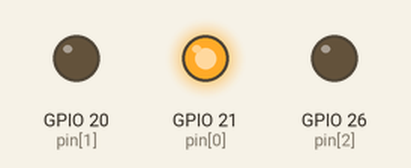
Recording of a program running on a simulated Raspberry Pi (BCM pin numbers). On the bench: output pins drawn as LEDs (lit = HIGH).

Above: at 0.5 s.
At 1.5 s:
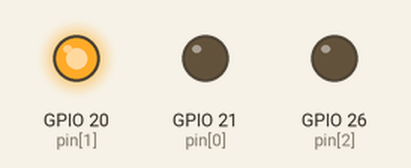
At 5.5 s:
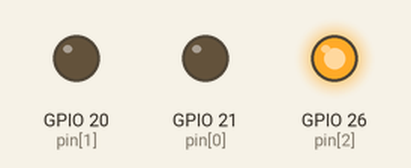
Timing chart, 0 to 6.9 s (numbered marks = the images above):
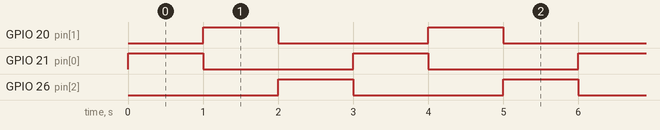

Measured:
- by itself, GPIO 20 (pin[1]), GPIO 21 (pin[0]), GPIO 26 (pin[2]): alternates HIGH for 1.0 s and LOW for 2.0 s
- by itself, everything shown: repeats every 3.0 s, in 3 steps

The program:

_14_Relays_Starting_Sequence.py
```python
#Program to start relays sequentially on Three Channel RPi Relay Board Raspberry Pi
import RPi.GPIO as GPIO
import time

GPIO.setwarnings(False)
GPIO.setmode(GPIO.BCM)
GPIO.setup(20, GPIO.OUT)
GPIO.setup(26, GPIO.OUT)
GPIO.setup(21, GPIO.OUT)

try:
    while True:
        for pin in [21, 20, 26]:
            GPIO.output(pin, True)
            time.sleep(1)
            GPIO.output(pin, False)
finally:
    GPIO.cleanup()
```
